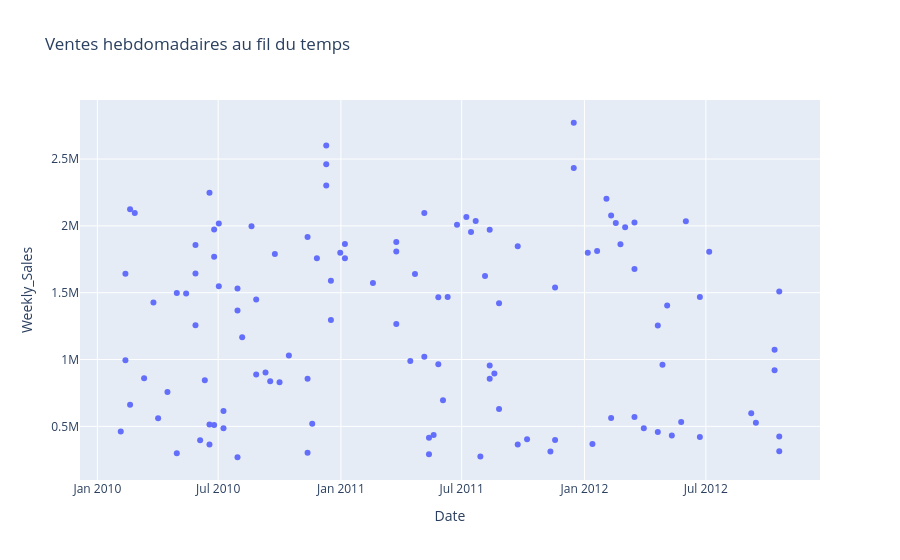

Notebook code for this chart:
### Markdown cell above
On observe que les dates s'étalent du 5 février 2010 au 19 octobre 2012, avec une médiane située relativement au milieu, au 9 mai 2011. La répartition des dates semble donc s'étaler dans le temps plutôt que de se concentrer sur une année précise. 
18 dates sont manquantes.

### Code cell
px.scatter(df, x="Date", y="Weekly_Sales",
           title="Ventes hebdomadaires au fil du temps")

### Figure 1 — Plotly figure (JSON) as saved in the notebook; plotly's stock layout.template omitted (floating-point values rounded to 4 significant figures; data arrays with more than 128 entries replaced by an {"elided": "..."} marker saying what was removed)
{"data": [{"hovertemplate": "Date=%{x}<br>Weekly_Sales=%{y}<extra></extra>", "legendgroup": "", "marker": {"color": "#636efa", "symbol": "circle"}, "mode": "markers", "name": "", "orientation": "v", "showlegend": false, "type": "scatter", "x": {"elided": "150 str values"}, "xaxis": "x", "y": {"elided": "150 float values"}, "yaxis": "y"}], "layout": {"legend": {"tracegroupgap": 0}, "title": {"text": "Ventes hebdomadaires au fil du temps"}, "xaxis": {"anchor": "y", "domain": [0, 1], "title": {"text": "Date"}}, "yaxis": {"anchor": "x", "domain": [0, 1], "title": {"text": "Weekly_Sales"}}}}
